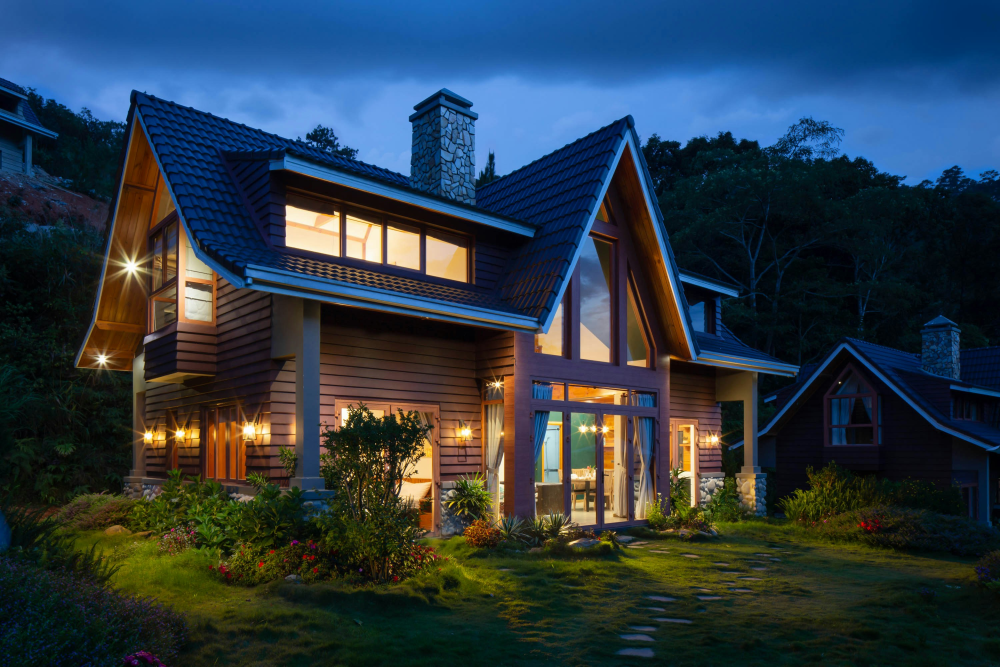
#> input picture villa photo/real photo I uploaded.jpg, 3000 x 2000 px (shown at 1/3 size); its folder holds only this picture in this run
$ python -i images.py   (imports and definitions only)
#> lines starting #> are read from the running program, lines starting #| are printed output that depends on the picture
"""Photo processing.

Every guest-facing image is served as WebP. If Pillow cannot produce WebP for a
given source, this raises rather than writing a JPEG or PNG instead - a silent
format fallback would quietly undo the page-weight decision. See CLAUDE.md.
"""

import logging
import time
from io import BytesIO

from django.conf import settings
from django.core.files.base import ContentFile
from PIL import Image, features

logger = logging.getLogger(__name__)


class WebPUnavailable(RuntimeError):
    """Pillow was built without WebP support."""


# [19 lines left out: function to_webp, not called in this run]


# The widths the public villa pages offer in `srcset`. Chosen against the
# layouts in the design, not picked round: 480 covers a phone's full-bleed
# cover photo at 1x and a room card at 2x, 960 a phone cover at 2x and the
# desktop room grid, 1280 a gallery thumb or room card on a 3x phone screen,
# 1600 the desktop hero. Anything wider is the original.
#
# 1280 earns its place: the gallery thumbs are 340px wide, so a phone at 3x
# asks for about 1020px. Without this step the browser jumped straight to the
# 1600px file and spent data nobody could see - which matters on Indonesian
# mobile.
RESPONSIVE_WIDTHS = (480, 960, 1280, 1600)

# The shape every guest-facing copy is cropped to. Operators upload whatever
# their phone or their photographer gave them - tall, square, panoramic - and
# a strip of pictures in mixed shapes looks broken however carefully the boxes
# are sized. One shape for all of them makes the page look deliberate, and it
# is close enough to every box on the villa page that the extra trimming the
# browser does on top is small.
DISPLAY_RATIO = (16, 9)


def _ratio_tag(ratio) -> str:
    return "" if ratio is None else f"-{ratio[0]}x{ratio[1]}"


# [11 lines left out: function _crop_tag, not called in this run]


def cropped_size(image_field, ratio=None, crop=None):
    """How many pixels the finished copy really has, before any resizing.

    Needed because nothing is ever enlarged: a crop taken from the middle of
    an already-shrunk upload can easily be narrower than the widths in
    RESPONSIVE_WIDTHS, and telling the browser a 1250px file is 1600px wide
    only gets it stretched back up on the page. See responsive_srcset().
    """
    width, height = image_field.width, image_field.height
    if crop is not None:
        width = max(1, round(crop[2] * width))
        height = max(1, round(crop[3] * height))
    if ratio is not None:
        wanted = ratio[0] / ratio[1]
        if width / height > wanted:
            width = round(height * wanted)
    return width


def _variant_name(name: str, width: int, ratio=None, crop=None) -> str:
    return f"{name.rsplit('.', 1)[0]}-{width}w{_ratio_tag(ratio)}{_crop_tag(crop)}.webp"


# [98 lines left out: functions center_crop, chosen_crop, webp_variant, not called in this run]


def responsive_srcset(image_field, ratio=None, crop=None) -> str:
    """A `srcset` value listing every width in RESPONSIVE_WIDTHS.

    Paired with a `sizes` attribute in the template, this lets the browser
    pick before it downloads anything - which is the whole point on 4G. Every
    entry is cropped to the same `ratio`, so switching between them as the
    screen changes never changes what the picture shows.
    """
    try:
        available = cropped_size(image_field, ratio, crop)
    except Exception:
        logger.warning("Could not measure %s", image_field.name, exc_info=True)
        available = RESPONSIVE_WIDTHS[-1]

    # Only widths the crop can actually fill, plus the crop's own width as the
    # top entry. Without this the last entries are all the same file under
    # bigger and bigger labels, and the browser picks the biggest label.
    widths = [w for w in RESPONSIVE_WIDTHS if w < available]
    widths.append(available)
    return ", ".join(
        f"{webp_variant(image_field, width, ratio, crop)} {width}w"
        for width in widths
    )

>>> import cv2
>>> picture = cv2.imread('../../villa photo/real photo I uploaded.jpg', cv2.IMREAD_GRAYSCALE)
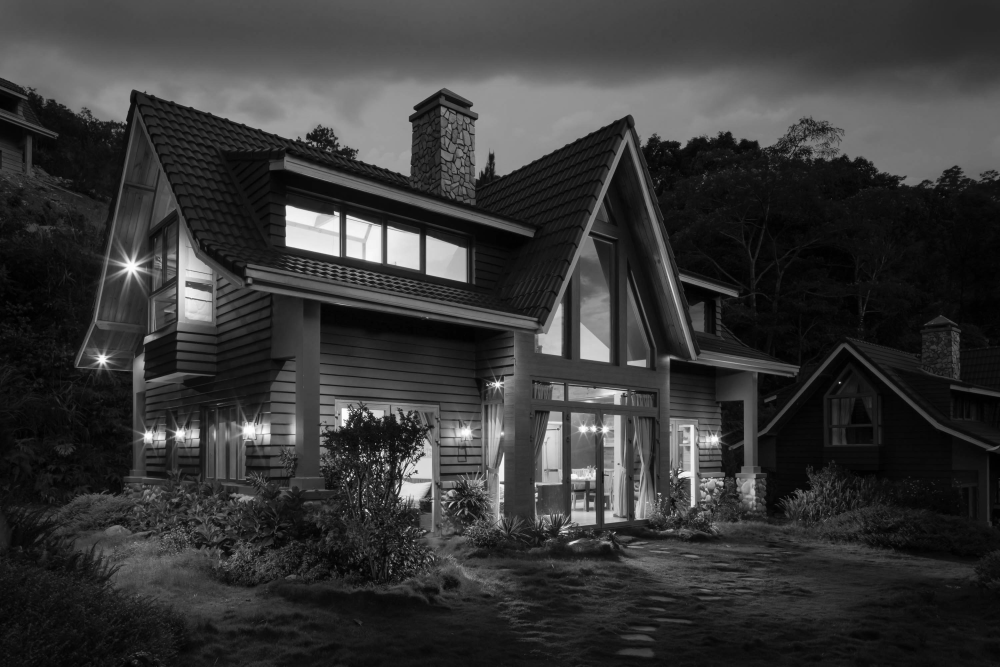
#> picture: shape (2000, 3000) (shown at 1/3 size); min 0, max 255, mean 55.1
#> (the run stopped early here; a loop or call above may not have finished)

$ run again, on villa photo/photo adjustment in webpage.png
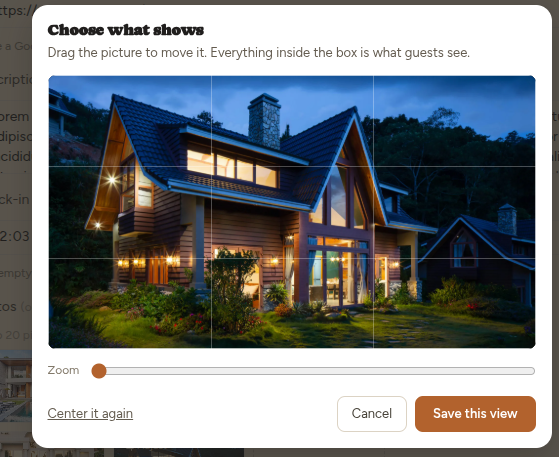
#> input picture villa photo/photo adjustment in webpage.png, 559 x 457 px
#> `picture = cv2.imread('../../villa photo/real photo I uploaded.jpg', cv..`:
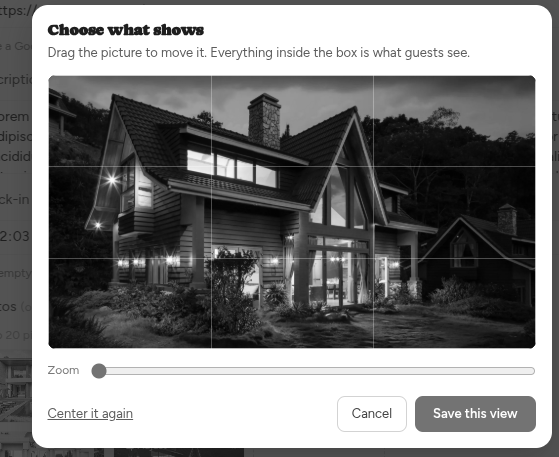
#> picture: shape (457, 559); min 0, max 255, mean 129.6

$ run again, on villa photo/webpage.png
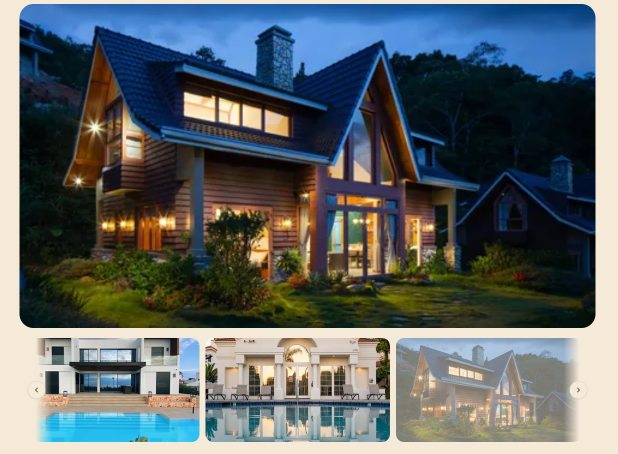
#> input picture villa photo/webpage.png, 1235 x 908 px (shown at 1/2 size)
#> `picture = cv2.imread('../../villa photo/real photo I uploaded.jpg', cv..`:
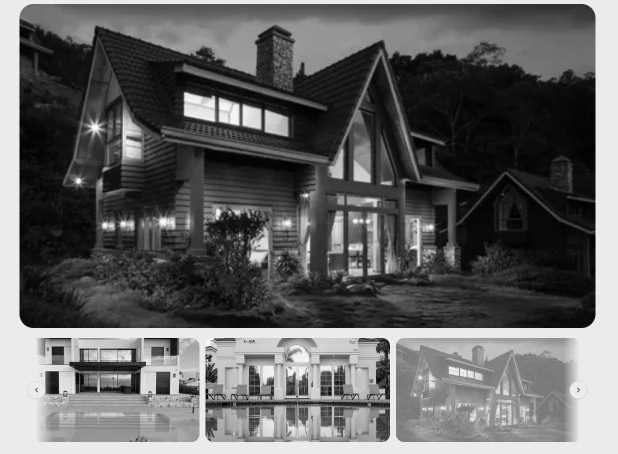
#> picture: shape (908, 1235) (shown at 1/2 size); min 0, max 254, mean 99.1
